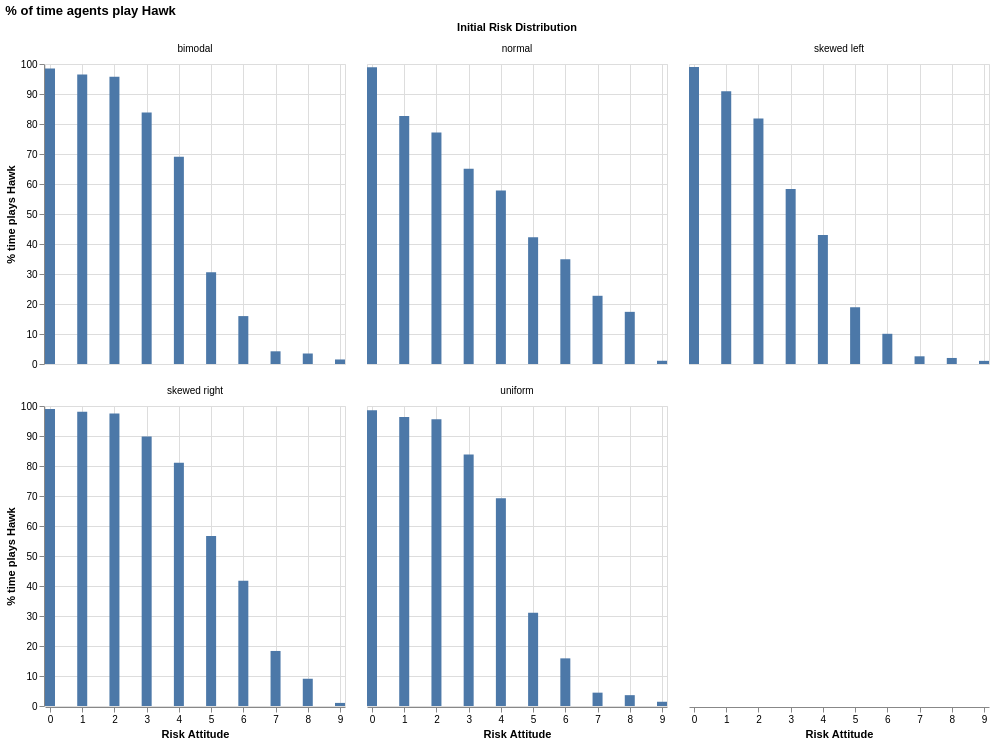

Notebook cell for this chart:
### Markdown cell above
#### Initial risk distribution

### Code cell
hawk_by_initialdist_riskattitude = (
    agent_df_params.group_by("risk_distribution", "risk_attitude")
         .agg(n_plays=pl.col("played_hawk").count(), n_plays_hawk=pl.col("played_hawk").sum())
    .with_columns(
        pct_plays_hawk=pl.col("n_plays_hawk").truediv(pl.col("n_plays")).mul(100)
    )
)

alt.Chart(hawk_by_initialdist_riskattitude).mark_bar(width=10).encode(
    x=alt.X("risk_attitude", title="Risk Attitude").scale(domain=[0, 9]),                                                          
    y=alt.Y("pct_plays_hawk", title="% time plays Hawk")
).facet(facet=alt.Facet("risk_distribution", title="Initial Risk Distribution"), columns=3
).properties(title="% of time agents play Hawk")

### Figure 1 — Vega-Lite specification as saved in the notebook (floating-point values rounded to 4 significant figures)
{"config": {"view": {"continuousWidth": 300, "continuousHeight": 300}}, "data": {"name": "data-5b5e424c5cedd98b50a67aea2ff84d4b"}, "facet": {"field": "risk_distribution", "title": "Initial Risk Distribution", "type": "nominal"}, "spec": {"mark": {"type": "bar", "width": 10}, "encoding": {"x": {"field": "risk_attitude", "scale": {"domain": [0, 9]}, "title": "Risk Attitude", "type": "quantitative"}, "y": {"field": "pct_plays_hawk", "title": "% time plays Hawk", "type": "quantitative"}}}, "columns": 3, "title": "% of time agents play Hawk", "$schema": "https://vega.github.io/schema/vega-lite/v6.4.1.json", "datasets": {"data-5b5e424c5cedd98b50a67aea2ff84d4b": [{"risk_distribution": "uniform", "risk_attitude": 0, "n_plays": 2398607, "n_plays_hawk": 2364569, "pct_plays_hawk": 98.58}, {"risk_distribution": "skewed left", "risk_attitude": 6, "n_plays": 2432327, "n_plays_hawk": 244883, "pct_plays_hawk": 10.07}, {"risk_distribution": "skewed right", "risk_attitude": 8, "n_plays": 6528498, "n_plays_hawk": 592959, "pct_plays_hawk": 9.083}, {"risk_distribution": "normal", "risk_attitude": 2, "n_plays": 2137355, "n_plays_hawk": 1649147, "pct_plays_hawk": 77.16}, {"risk_distribution": "bimodal", "risk_attitude": 7, "n_plays": 1231454, "n_plays_hawk": 52111, "pct_plays_hawk": 4.232}, {"risk_distribution": "skewed right", "risk_attitude": 0, "n_plays": 100515, "n_plays_hawk": 99469, "pct_plays_hawk": 98.96}, {"risk_distribution": "skewed right", "risk_attitude": 7, "n_plays": 5671871, "n_plays_hawk": 1040561, "pct_plays_hawk": 18.35}, {"risk_distribution": "uniform", "risk_attitude": 8, "n_plays": 2381058, "n_plays_hawk": 85991, "pct_plays_hawk": 3.611}, {"risk_distribution": "skewed right", "risk_attitude": 9, "n_plays": 3529389, "n_plays_hawk": 36361, "pct_plays_hawk": 1.03}, {"risk_distribution": "normal", "risk_attitude": 0, "n_plays": 105338, "n_plays_hawk": 104211, "pct_plays_hawk": 98.93}, {"risk_distribution": "normal", "risk_attitude": 5, "n_plays": 7736215, "n_plays_hawk": 3267778, "pct_plays_hawk": 42.24}, {"risk_distribution": "skewed left", "risk_attitude": 7, "n_plays": 1628851, "n_plays_hawk": 41788, "pct_plays_hawk": 2.565}, {"risk_distribution": "bimodal", "risk_attitude": 1, "n_plays": 2382672, "n_plays_hawk": 2299936, "pct_plays_hawk": 96.53}, {"risk_distribution": "skewed left", "risk_attitude": 8, "n_plays": 815396, "n_plays_hawk": 16425, "pct_plays_hawk": 2.014}, {"risk_distribution": "bimodal", "risk_attitude": 5, "n_plays": 107962, "n_plays_hawk": 33062, "pct_plays_hawk": 30.62}, {"risk_distribution": "skewed left", "risk_attitude": 2, "n_plays": 5716889, "n_plays_hawk": 4675952, "pct_plays_hawk": 81.79}, {"risk_distribution": "skewed left", "risk_attitude": 3, "n_plays": 4931392, "n_plays_hawk": 2876781, "pct_plays_hawk": 58.34}, {"risk_distribution": "uniform", "risk_attitude": 7, "n_plays": 2397132, "n_plays_hawk": 106615, "pct_plays_hawk": 4.448}, {"risk_distribution": "bimodal", "risk_attitude": 2, "n_plays": 1241362, "n_plays_hawk": 1189053, "pct_plays_hawk": 95.79}, {"risk_distribution": "bimodal", "risk_attitude": 0, "n_plays": 7081585, "n_plays_hawk": 6975034, "pct_plays_hawk": 98.5}, {"risk_distribution": "uniform", "risk_attitude": 1, "n_plays": 2355560, "n_plays_hawk": 2270050, "pct_plays_hawk": 96.37}, {"risk_distribution": "skewed left", "risk_attitude": 4, "n_plays": 4121079, "n_plays_hawk": 1773526, "pct_plays_hawk": 43.04}, {"risk_distribution": "uniform", "risk_attitude": 4, "n_plays": 2380847, "n_plays_hawk": 1648240, "pct_plays_hawk": 69.23}, {"risk_distribution": "normal", "risk_attitude": 3, "n_plays": 5003450, "n_plays_hawk": 3256470, "pct_plays_hawk": 65.08}, {"risk_distribution": "normal", "risk_attitude": 4, "n_plays": 7724217, "n_plays_hawk": 4465922, "pct_plays_hawk": 57.82}, {"risk_distribution": "bimodal", "risk_attitude": 6, "n_plays": 427291, "n_plays_hawk": 68242, "pct_plays_hawk": 15.97}, {"risk_distribution": "skewed right", "risk_attitude": 4, "n_plays": 3229532, "n_plays_hawk": 2619153, "pct_plays_hawk": 81.1}, {"risk_distribution": "skewed right", "risk_attitude": 2, "n_plays": 1619206, "n_plays_hawk": 1578248, "pct_plays_hawk": 97.47}, {"risk_distribution": "skewed right", "risk_attitude": 6, "n_plays": 4929525, "n_plays_hawk": 2056409, "pct_plays_hawk": 41.72}, {"risk_distribution": "skewed left", "risk_attitude": 1, "n_plays": 6586225, "n_plays_hawk": 5985856, "pct_plays_hawk": 90.88}, {"risk_distribution": "normal", "risk_attitude": 1, "n_plays": 597053, "n_plays_hawk": 493587, "pct_plays_hawk": 82.67}, {"risk_distribution": "normal", "risk_attitude": 8, "n_plays": 598206, "n_plays_hawk": 103992, "pct_plays_hawk": 17.38}, {"risk_distribution": "skewed right", "risk_attitude": 1, "n_plays": 804531, "n_plays_hawk": 788798, "pct_plays_hawk": 98.04}, {"risk_distribution": "skewed left", "risk_attitude": 5, "n_plays": 3285225, "n_plays_hawk": 621495, "pct_plays_hawk": 18.92}, {"risk_distribution": "uniform", "risk_attitude": 6, "n_plays": 2390260, "n_plays_hawk": 379591, "pct_plays_hawk": 15.88}, {"risk_distribution": "skewed left", "risk_attitude": 9, "n_plays": 103975, "n_plays_hawk": 1086, "pct_plays_hawk": 1.044}, {"risk_distribution": "normal", "risk_attitude": 7, "n_plays": 2128711, "n_plays_hawk": 484019, "pct_plays_hawk": 22.74}, {"risk_distribution": "normal", "risk_attitude": 9, "n_plays": 107052, "n_plays_hawk": 1155, "pct_plays_hawk": 1.079}, {"risk_distribution": "normal", "risk_attitude": 6, "n_plays": 5030153, "n_plays_hawk": 1757147, "pct_plays_hawk": 34.93}, {"risk_distribution": "bimodal", "risk_attitude": 9, "n_plays": 7041425, "n_plays_hawk": 106133, "pct_plays_hawk": 1.507}, {"risk_distribution": "uniform", "risk_attitude": 3, "n_plays": 2398320, "n_plays_hawk": 2011478, "pct_plays_hawk": 83.87}, {"risk_distribution": "skewed right", "risk_attitude": 3, "n_plays": 2440613, "n_plays_hawk": 2192862, "pct_plays_hawk": 89.85}, {"risk_distribution": "bimodal", "risk_attitude": 4, "n_plays": 111575, "n_plays_hawk": 77058, "pct_plays_hawk": 69.06}, {"risk_distribution": "uniform", "risk_attitude": 2, "n_plays": 2383987, "n_plays_hawk": 2278704, "pct_plays_hawk": 95.58}, {"risk_distribution": "skewed right", "risk_attitude": 5, "n_plays": 4083795, "n_plays_hawk": 2314603, "pct_plays_hawk": 56.68}, {"risk_distribution": "uniform", "risk_attitude": 9, "n_plays": 2364904, "n_plays_hawk": 33424, "pct_plays_hawk": 1.413}, {"risk_distribution": "skewed left", "risk_attitude": 0, "n_plays": 3594766, "n_plays_hawk": 3558207, "pct_plays_hawk": 98.98}, {"risk_distribution": "bimodal", "risk_attitude": 8, "n_plays": 2369243, "n_plays_hawk": 82906, "pct_plays_hawk": 3.499}, {"risk_distribution": "uniform", "risk_attitude": 5, "n_plays": 2392100, "n_plays_hawk": 742748, "pct_plays_hawk": 31.05}, {"risk_distribution": "bimodal", "risk_attitude": 3, "n_plays": 425056, "n_plays_hawk": 356173, "pct_plays_hawk": 83.79}]}}
